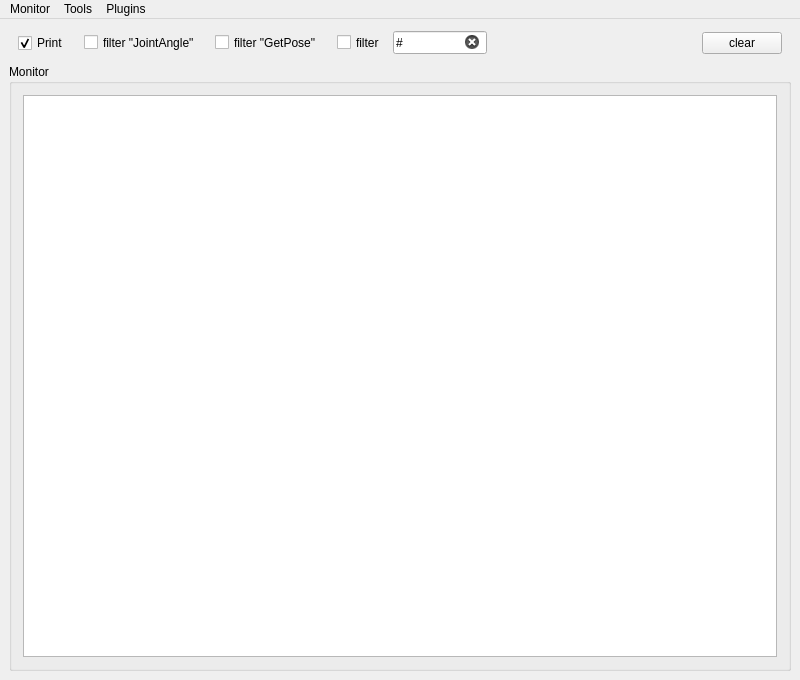
<?xml version="1.0" encoding="UTF-8"?>
<ui version="4.0">
 <class>DobotLinkMain</class>
 <widget class="QMainWindow" name="DobotLinkMain">
  <property name="geometry">
   <rect>
    <x>0</x>
    <y>0</y>
    <width>800</width>
    <height>680</height>
   </rect>
  </property>
  <property name="minimumSize">
   <size>
    <width>800</width>
    <height>680</height>
   </size>
  </property>
  <property name="windowTitle">
   <string notr="true">DobotLink Vx.x.x</string>
  </property>
  <widget class="QWidget" name="centralWidget">
   <layout class="QVBoxLayout" name="verticalLayout">
    <property name="spacing">
     <number>0</number>
    </property>
    <property name="leftMargin">
     <number>0</number>
    </property>
    <property name="topMargin">
     <number>0</number>
    </property>
    <property name="rightMargin">
     <number>0</number>
    </property>
    <property name="bottomMargin">
     <number>0</number>
    </property>
    <item>
     <widget class="QStackedWidget" name="stackedWidget">
      <property name="sizePolicy">
       <sizepolicy hsizetype="Expanding" vsizetype="Expanding">
        <horstretch>0</horstretch>
        <verstretch>0</verstretch>
       </sizepolicy>
      </property>
      <property name="currentIndex">
       <number>0</number>
      </property>
      <widget class="QWidget" name="page_Monitor">
       <layout class="QVBoxLayout" name="verticalLayout_2">
        <property name="spacing">
         <number>6</number>
        </property>
        <property name="leftMargin">
         <number>9</number>
        </property>
        <property name="topMargin">
         <number>9</number>
        </property>
        <property name="rightMargin">
         <number>9</number>
        </property>
        <property name="bottomMargin">
         <number>9</number>
        </property>
        <item>
         <widget class="QWidget" name="widget" native="true">
          <property name="minimumSize">
           <size>
            <width>0</width>
            <height>23</height>
           </size>
          </property>
          <property name="maximumSize">
           <size>
            <width>16777215</width>
            <height>30</height>
           </size>
          </property>
          <layout class="QHBoxLayout" name="horizontalLayout">
           <property name="spacing">
            <number>15</number>
           </property>
           <property name="leftMargin">
            <number>9</number>
           </property>
           <property name="topMargin">
            <number>0</number>
           </property>
           <property name="rightMargin">
            <number>9</number>
           </property>
           <property name="bottomMargin">
            <number>0</number>
           </property>
           <item>
            <widget class="QCheckBox" name="checkBox_print">
             <property name="text">
              <string>Print</string>
             </property>
             <property name="checked">
              <bool>true</bool>
             </property>
            </widget>
           </item>
           <item>
            <widget class="QCheckBox" name="checkBox_filterJointAngle">
             <property name="minimumSize">
              <size>
               <width>0</width>
               <height>23</height>
              </size>
             </property>
             <property name="maximumSize">
              <size>
               <width>16777215</width>
               <height>23</height>
              </size>
             </property>
             <property name="text">
              <string>filter &quot;JointAngle&quot;</string>
             </property>
            </widget>
           </item>
           <item>
            <widget class="QCheckBox" name="checkBox_filterGetPose">
             <property name="minimumSize">
              <size>
               <width>0</width>
               <height>23</height>
              </size>
             </property>
             <property name="maximumSize">
              <size>
               <width>16777215</width>
               <height>23</height>
              </size>
             </property>
             <property name="text">
              <string>filter &quot;GetPose&quot;</string>
             </property>
            </widget>
           </item>
           <item>
            <widget class="QWidget" name="widget_userfilter" native="true">
             <property name="minimumSize">
              <size>
               <width>150</width>
               <height>23</height>
              </size>
             </property>
             <property name="maximumSize">
              <size>
               <width>170</width>
               <height>23</height>
              </size>
             </property>
             <layout class="QHBoxLayout" name="horizontalLayout_2">
              <property name="spacing">
               <number>6</number>
              </property>
              <property name="leftMargin">
               <number>0</number>
              </property>
              <property name="topMargin">
               <number>0</number>
              </property>
              <property name="rightMargin">
               <number>0</number>
              </property>
              <property name="bottomMargin">
               <number>0</number>
              </property>
              <item>
               <widget class="QCheckBox" name="checkBox_userfilter">
                <property name="sizePolicy">
                 <sizepolicy hsizetype="Expanding" vsizetype="Expanding">
                  <horstretch>0</horstretch>
                  <verstretch>0</verstretch>
                 </sizepolicy>
                </property>
                <property name="minimumSize">
                 <size>
                  <width>50</width>
                  <height>0</height>
                 </size>
                </property>
                <property name="text">
                 <string>filter</string>
                </property>
               </widget>
              </item>
              <item>
               <widget class="QLineEdit" name="lineEdit_userfilter">
                <property name="sizePolicy">
                 <sizepolicy hsizetype="Preferred" vsizetype="Expanding">
                  <horstretch>0</horstretch>
                  <verstretch>0</verstretch>
                 </sizepolicy>
                </property>
                <property name="focusPolicy">
                 <enum>Qt::ClickFocus</enum>
                </property>
                <property name="text">
                 <string>#</string>
                </property>
                <property name="clearButtonEnabled">
                 <bool>true</bool>
                </property>
               </widget>
              </item>
             </layout>
            </widget>
           </item>
           <item>
            <spacer name="horizontalSpacer">
             <property name="orientation">
              <enum>Qt::Horizontal</enum>
             </property>
             <property name="sizeHint" stdset="0">
              <size>
               <width>536</width>
               <height>17</height>
              </size>
             </property>
            </spacer>
           </item>
           <item>
            <widget class="QPushButton" name="btn_clearbox">
             <property name="text">
              <string>clear</string>
             </property>
            </widget>
           </item>
          </layout>
         </widget>
        </item>
        <item>
         <widget class="QGroupBox" name="monitor_Box">
          <property name="title">
           <string>Monitor</string>
          </property>
          <layout class="QVBoxLayout" name="verticalLayout_3">
           <item>
            <widget class="QPlainTextEdit" name="plainTextEdit_Monitor"/>
           </item>
          </layout>
         </widget>
        </item>
       </layout>
      </widget>
      <widget class="DSerialTestForm" name="page_SerialPort"/>
      <widget class="DMagicianTestForm" name="page_Magician"/>
      <widget class="DfuDownloadTestForm" name="page_DfuDownload"/>
      <widget class="QWidget" name="page_McuispDownload">
       <widget class="QLabel" name="label">
        <property name="geometry">
         <rect>
          <x>290</x>
          <y>280</y>
          <width>141</width>
          <height>16</height>
         </rect>
        </property>
        <property name="text">
         <string>建设中，请绕行</string>
        </property>
       </widget>
      </widget>
      <widget class="DArduinoTestForm" name="page_Arduino"/>
      <widget class="DMicrobitTestForm" name="page_Microbit"/>
      <widget class="DDownloadTestForm" name="page_DownloadTest"/>
     </widget>
    </item>
   </layout>
  </widget>
  <widget class="QMenuBar" name="menuBar">
   <property name="geometry">
    <rect>
     <x>0</x>
     <y>0</y>
     <width>800</width>
     <height>23</height>
    </rect>
   </property>
   <widget class="QMenu" name="menuTools">
    <property name="title">
     <string>Tools</string>
    </property>
    <addaction name="actionDeviceTest"/>
    <addaction name="actionSerialPort"/>
    <addaction name="actionArduinoTest"/>
    <addaction name="actionMicrobitTest"/>
    <addaction name="actionDfuDownload"/>
    <addaction name="actionMCUispDownload"/>
    <addaction name="actionDownloadTest"/>
    <addaction name="separator"/>
    <addaction name="actionCamera"/>
    <addaction name="actionRemoteMonitor"/>
   </widget>
   <widget class="QMenu" name="menuMonitor">
    <property name="title">
     <string>Monitor</string>
    </property>
    <addaction name="actionMonitor"/>
   </widget>
   <widget class="QMenu" name="menuPlugins">
    <property name="title">
     <string>Plugins</string>
    </property>
    <addaction name="actionMagicDevicePlugin"/>
    <addaction name="actionIndustrialRobotPlugin"/>
    <addaction name="actionDownloadPlugin"/>
    <addaction name="actionArduinoPlugin"/>
    <addaction name="actionMicrobitPlugin"/>
    <addaction name="separator"/>
    <addaction name="actionPluginUpgrade"/>
   </widget>
   <addaction name="menuMonitor"/>
   <addaction name="menuTools"/>
   <addaction name="menuPlugins"/>
  </widget>
  <action name="actionSerialPort">
   <property name="enabled">
    <bool>true</bool>
   </property>
   <property name="text">
    <string>SerialPort</string>
   </property>
  </action>
  <action name="actionDeviceTest">
   <property name="text">
    <string>DeviceTest</string>
   </property>
   <property name="shortcut">
    <string>Alt+M</string>
   </property>
  </action>
  <action name="actionMicrobitTest">
   <property name="text">
    <string>MicrobitTest</string>
   </property>
  </action>
  <action name="actionMonitor">
   <property name="text">
    <string>MonitorLog</string>
   </property>
   <property name="shortcut">
    <string notr="true">Ctrl+M</string>
   </property>
  </action>
  <action name="actionArduinoTest">
   <property name="text">
    <string>ArduinoTest</string>
   </property>
  </action>
  <action name="actionMagicDevicePlugin">
   <property name="checkable">
    <bool>true</bool>
   </property>
   <property name="text">
    <string>MagicDevicePlugin</string>
   </property>
  </action>
  <action name="actionArduinoPlugin">
   <property name="checkable">
    <bool>true</bool>
   </property>
   <property name="text">
    <string>ArduinoPlugin</string>
   </property>
  </action>
  <action name="actionMicrobitPlugin">
   <property name="checkable">
    <bool>true</bool>
   </property>
   <property name="text">
    <string>MicrobitPlugin</string>
   </property>
  </action>
  <action name="actionDownloadPlugin">
   <property name="checkable">
    <bool>true</bool>
   </property>
   <property name="text">
    <string>DownloadPlugin</string>
   </property>
  </action>
  <action name="actionPluginUpgrade">
   <property name="text">
    <string>PluginUpgrade</string>
   </property>
  </action>
  <action name="actionCamera">
   <property name="text">
    <string>Camera(preview)</string>
   </property>
  </action>
  <action name="actionRemoteMonitor">
   <property name="text">
    <string>RemoteMonitor(preview)</string>
   </property>
  </action>
  <action name="actionMCUispDownload">
   <property name="text">
    <string>MCUispDownload</string>
   </property>
  </action>
  <action name="actionDfuDownload">
   <property name="text">
    <string>DfuDownload</string>
   </property>
  </action>
  <action name="actionDownloadTest">
   <property name="text">
    <string>DownloadTest</string>
   </property>
  </action>
  <action name="actionIndustrialRobotPlugin">
   <property name="checkable">
    <bool>true</bool>
   </property>
   <property name="text">
    <string>IndustrialRobotPlugin</string>
   </property>
  </action>
 </widget>
 <layoutdefault spacing="6" margin="11"/>
 <customwidgets>
  <customwidget>
   <class>DSerialTestForm</class>
   <extends>QWidget</extends>
   <header>Views/DSerialTestForm.h</header>
   <container>1</container>
  </customwidget>
  <customwidget>
   <class>DMagicianTestForm</class>
   <extends>QWidget</extends>
   <header>Views/DMagicianTestForm.h</header>
   <container>1</container>
  </customwidget>
  <customwidget>
   <class>DMicrobitTestForm</class>
   <extends>QWidget</extends>
   <header>Views/DMicrobitTestForm.h</header>
   <container>1</container>
  </customwidget>
  <customwidget>
   <class>DArduinoTestForm</class>
   <extends>QWidget</extends>
   <header>Views/DArduinoTestForm.h</header>
   <container>1</container>
  </customwidget>
  <customwidget>
   <class>DfuDownloadTestForm</class>
   <extends>QWidget</extends>
   <header>Views/DfuDownloadTestForm.h</header>
   <container>1</container>
  </customwidget>
  <customwidget>
   <class>DDownloadTestForm</class>
   <extends>QWidget</extends>
   <header>Views/DDownloadTestForm.h</header>
   <container>1</container>
  </customwidget>
 </customwidgets>
 <resources/>
 <connections/>
</ui>
